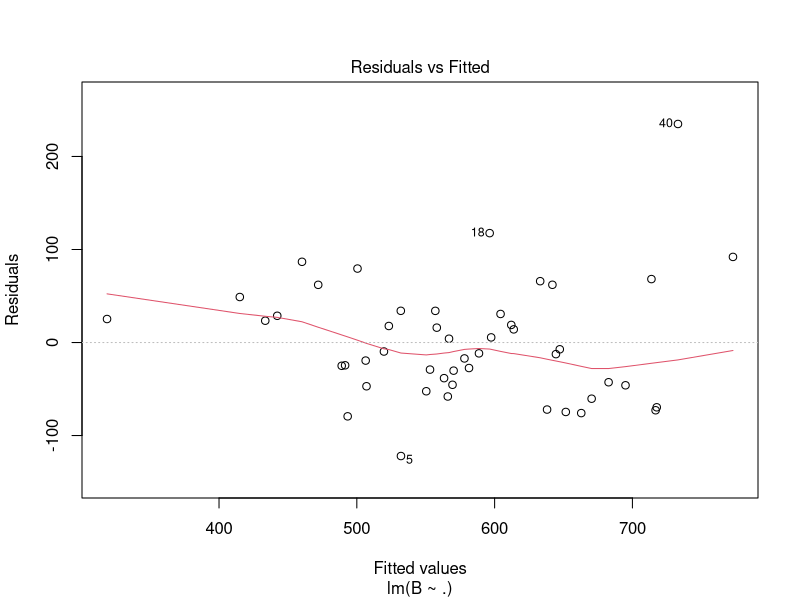
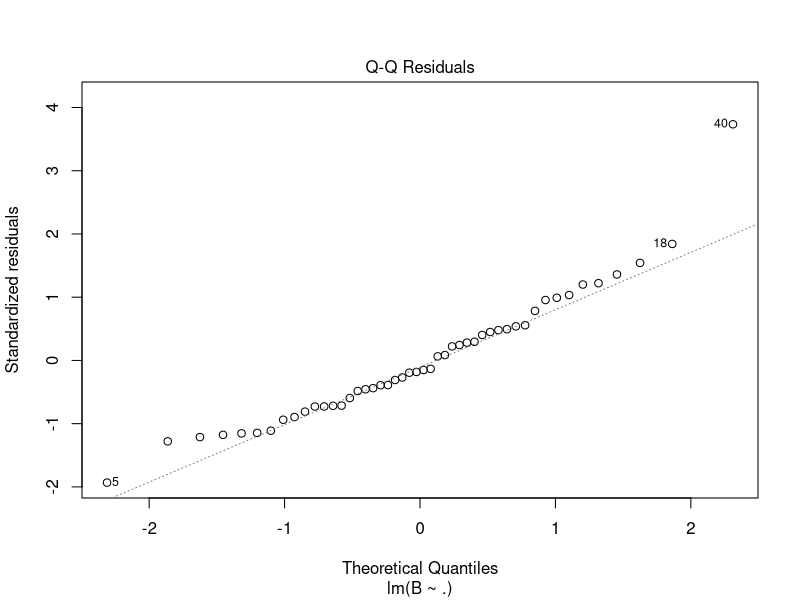
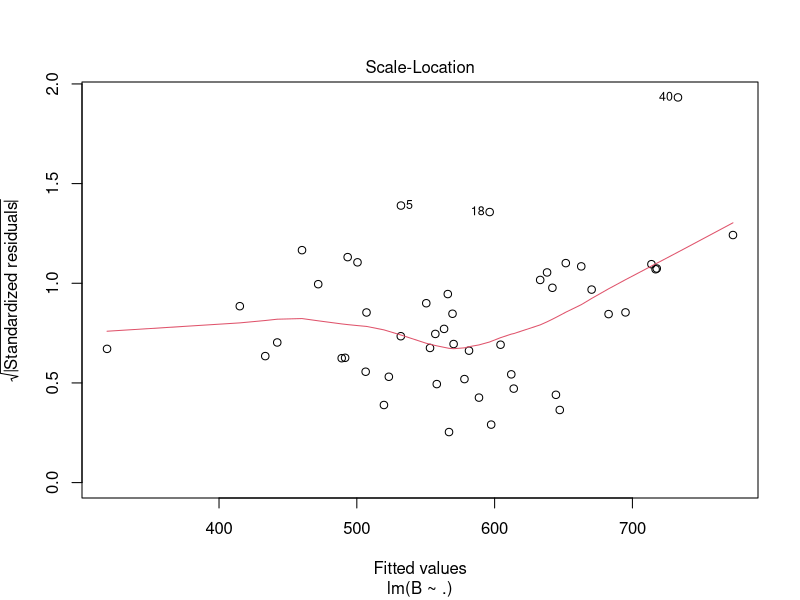
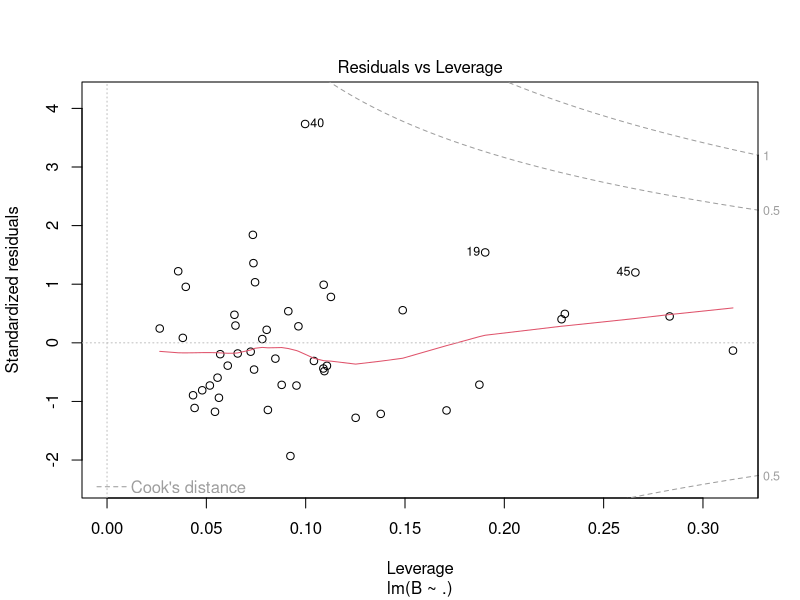
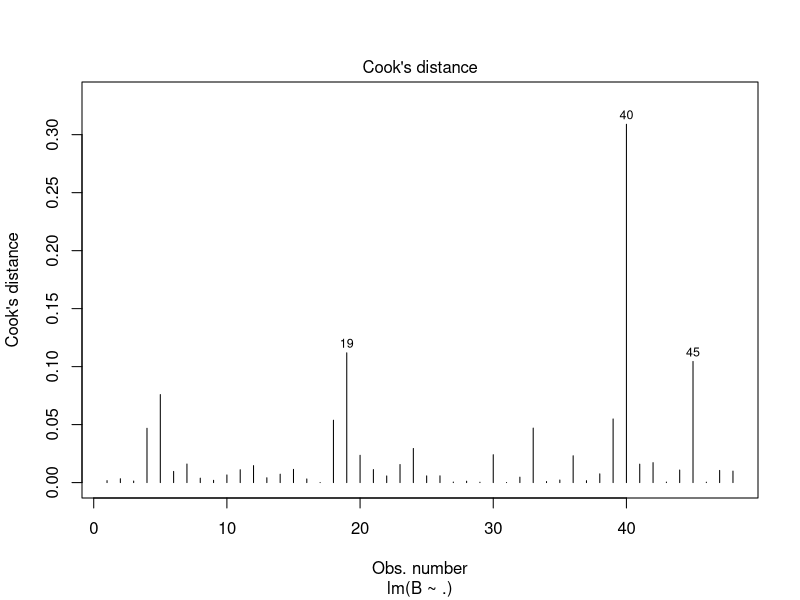
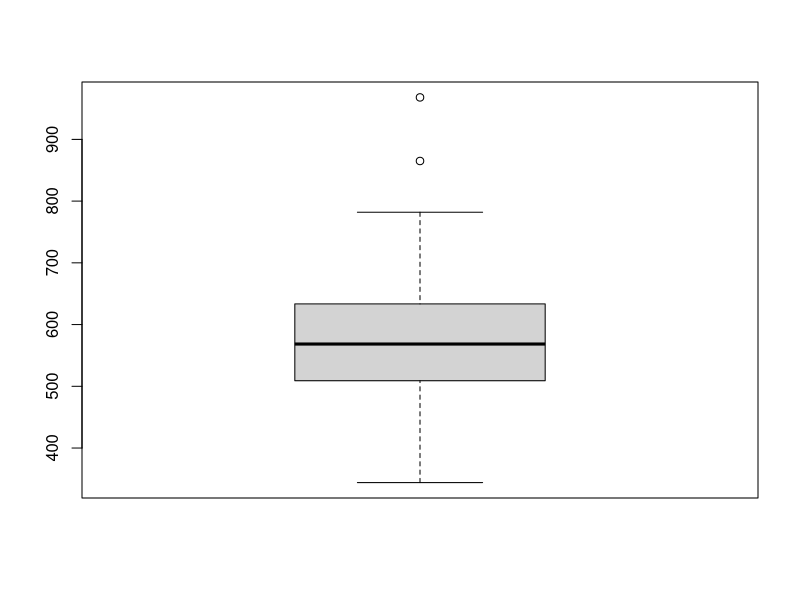
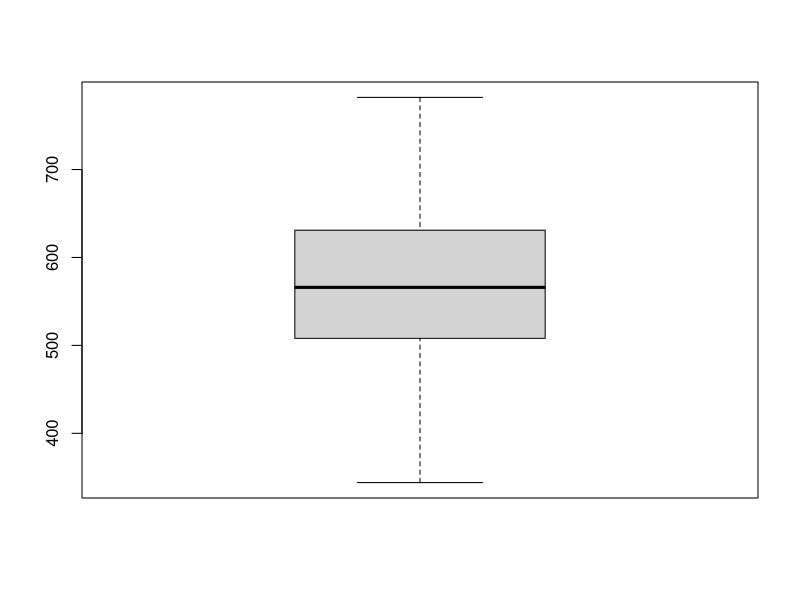
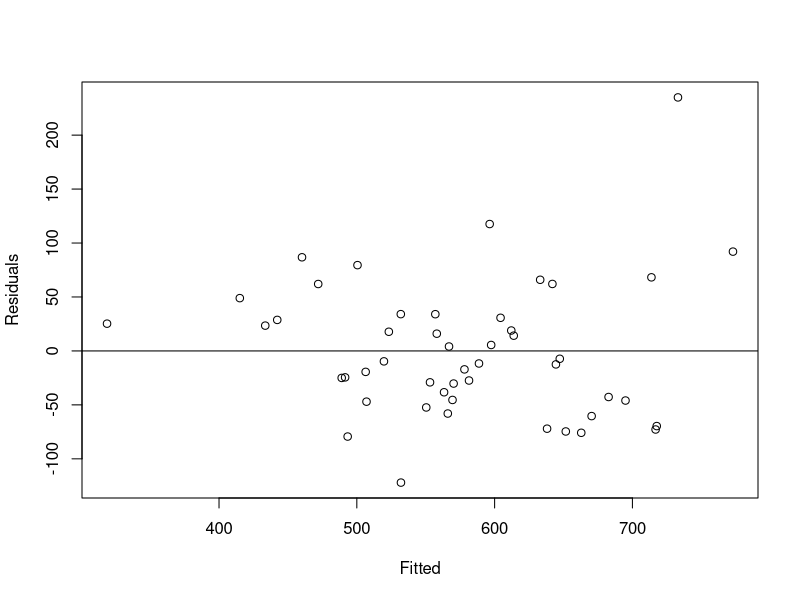

Write R code to recreate these figures, in order.
## ---- chunk 1
library(readxl)
df=read_excel("REG1.xlsx")
nrow(df)
ncol(df)
## ---- chunk 2
library(psych)
describe(df)
## ---- chunk 3
attach(df)
summary(A1)
summary(A3)
## ---- chunk 4
shapiro.test(A1)
shapiro.test(A2)
shapiro.test(A3)
shapiro.test(A4)
## ---- chunk 5
model1 = lm(B~.,data=df)
summary(model1)
## ---- chunk 6
plot(model1)
## ---- chunk 7
cooksD = cooks.distance(model1)
influential <- cooksD[(cooksD > (3 * mean(cooksD,na.rm=TRUE)))]
influential

names_of_influential = names(influential)
names_of_influential

plot(model1,4)
## ---- chunk 8
boxplot(df$B)$out
df$B
## ---- chunk 9
df1 = df[df["B"]!= 865,]
df1 = df1[df1["B"]!=968,]
print(boxplot(df1$B)$out)
## ---- chunk 10
model2 = lm(B~.,data=df1)
summary(model2)
summary(model1)
## ---- chunk 11
plot(fitted(model1),residuals(model1),xlab="Fitted",ylab="Residuals")
abline(h=0)
## ---- chunk 12
library(lmtest)
bptest(model1)
## ---- chunk 13
plot(model1,2)
qqnorm(df$B, main="Normal Q-Q Plot")
qqline(df$B, col = "red", lwd = 2)
## ---- chunk 14
shapiro.test(residuals(model1))
## ---- chunk 15
require(lmtest)
dwtest(model1)
## ---- chunk 16
library(car)
vif(model1)
## ---- chunk 17
avPlots(model1)
## ---- chunk 18
intercept_only <- lm(B ~ 1, data=df)
all <- lm(B ~ ., data=df)
both <- step(intercept_only, direction='both', scope=formula(all), trace=0)
both$anova
## ---- chunk 19
model3 = both
summary(model3)
summary(model1)
## ---- chunk 20
plot(model3)
plot(model1)
## ---- chunk 21
shapiro.test(residuals(model3))
## ---- chunk 22
library(emmeans)
emmip(model3, A1 ~ A2, cov.reduce=range)
emmip(model3, A1 ~ A4, cov.reduce=range)
emmip(model3, A2 ~ A4, cov.reduce=range)
## ---- chunk 23
summary(model3)
## ---- chunk 24
df1 = data.frame(A1=df$A1,
                 A2=df$A2,
                 A3=df$A3,
                 A4=df$A4)
head(df1)
head(predict(model3,df1),5)
head(df$B,5)
